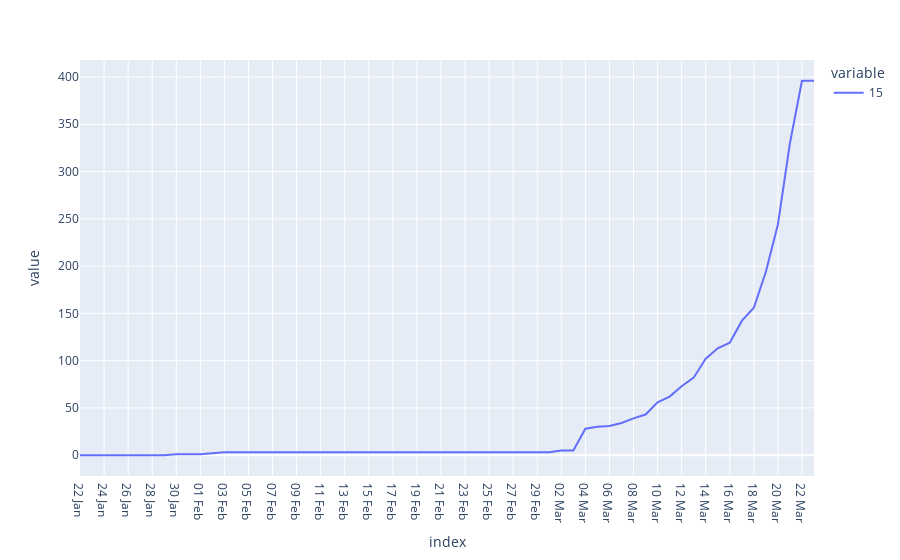

Source (notebook cell):
### Code cell
import plotly.express as px

t = np.linspace(0, 2*np.pi, 100)

fig = px.line(n_cases)
fig.show()

### Figure 1 — Plotly figure (JSON) as saved in the notebook; plotly's stock layout.template omitted (floating-point values rounded to 4 significant figures)
{"data": [{"hovertemplate": "variable=15<br>index=%{x}<br>value=%{y}<extra></extra>", "legendgroup": "15", "line": {"color": "#636efa", "dash": "solid"}, "marker": {"symbol": "circle"}, "mode": "lines", "name": "15", "orientation": "v", "showlegend": true, "type": "scatter", "x": ["22 Jan", "23 Jan", "24 Jan", "25 Jan", "26 Jan", "27 Jan", "28 Jan", "29 Jan", "30 Jan", "31 Jan", "01 Feb", "02 Feb", "03 Feb", "04 Feb", "05 Feb", "06 Feb", "07 Feb", "08 Feb", "09 Feb", "10 Feb", "11 Feb", "12 Feb", "13 Feb", "14 Feb", "15 Feb", "16 Feb", "17 Feb", "18 Feb", "19 Feb", "20 Feb", "21 Feb", "22 Feb", "23 Feb", "24 Feb", "25 Feb", "26 Feb", "27 Feb", "28 Feb", "29 Feb", "01 Mar", "02 Mar", "03 Mar", "04 Mar", "05 Mar", "06 Mar", "07 Mar", "08 Mar", "09 Mar", "10 Mar", "11 Mar", "12 Mar", "13 Mar", "14 Mar", "15 Mar", "16 Mar", "17 Mar", "18 Mar", "19 Mar", "20 Mar", "21 Mar", "22 Mar", "23 Mar"], "xaxis": "x", "y": [0, 0, 0, 0, 0, 0, 0, 0, 1, 1, 1, 2, 3, 3, 3, 3, 3, 3, 3, 3, 3, 3, 3, 3, 3, 3, 3, 3, 3, 3, 3, 3, 3, 3, 3, 3, 3, 3, 3, 3, 5, 5, 28, 30, 31, 34, 39, 43, 56, 62, 73, 82, 102, 113, 119, 142, 156, 194, 244, 330, 396, 396], "yaxis": "y"}], "layout": {"legend": {"title": {"text": "variable"}, "tracegroupgap": 0}, "margin": {"t": 60}, "xaxis": {"anchor": "y", "domain": [0, 1], "title": {"text": "index"}}, "yaxis": {"anchor": "x", "domain": [0, 1], "title": {"text": "value"}}}}
